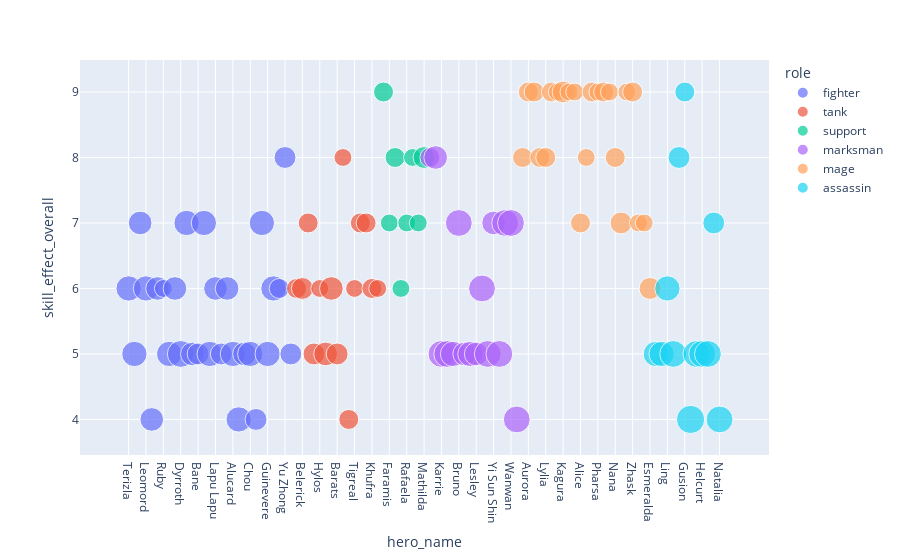

The notebook cell saved with this chart:
### Code cell
fig = px.scatter(td_MLBB, x="hero_name", y="skill_effect_overall",
                size="offense_overall", color="role")

# showing the plot
fig.show()

### Figure 1 — Plotly figure (JSON) as saved in the notebook; plotly's stock layout.template omitted (floating-point values rounded to 4 significant figures)
{"data": [{"hovertemplate": "role=fighter<br>hero_name=%{x}<br>skill_effect_overall=%{y}<br>offense_overall=%{marker.size}<extra></extra>", "legendgroup": "fighter", "marker": {"color": "#636efa", "size": [8, 8, 7, 8, 7, 7, 4, 8, 7, 9, 8, 7, 6, 8, 8, 7, 6, 7, 8, 8, 7, 8, 6, 8, 8, 8, 5, 6, 6], "sizemode": "area", "sizeref": 0.025, "symbol": "circle"}, "mode": "markers", "name": "fighter", "orientation": "v", "showlegend": true, "type": "scatter", "x": ["Terizla", "Martis", "Thamuz", "Leomord", "Minsitthar", "Alpha", "Ruby", "Freya", "X.Borg", "Dyrroth", "Masha", "Khaleed", "Bane", "Argus", "Badang", "Lapu Lapu", "Hilda", "Roger", "Alucard", "Zilong", "Sun", "Chou", "Balmond", "Jawhead", "Guinevere", "Aldous", "Paquito", "Yu Zhong", "Silvanna"], "xaxis": "x", "y": [6, 5, 7, 6, 4, 6, 6, 5, 6, 5, 7, 5, 5, 7, 5, 6, 5, 6, 5, 4, 5, 5, 4, 7, 5, 6, 6, 8, 5], "yaxis": "y"}, {"hovertemplate": "role=tank<br>hero_name=%{x}<br>skill_effect_overall=%{y}<br>offense_overall=%{marker.size}<extra></extra>", "legendgroup": "tank", "marker": {"color": "#EF553B", "size": [5, 6, 5, 6, 4, 7, 7, 6, 4, 5, 4, 5, 5, 5, 4], "sizemode": "area", "sizeref": 0.025, "symbol": "circle"}, "mode": "markers", "name": "tank", "orientation": "v", "showlegend": true, "type": "scatter", "x": ["Grock", "Belerick", "Lolita", "Akai", "Hylos", "Minotaur", "Baxia", "Barats", "Uranus", "Franco", "Tigreal", "Atlas", "Gatot Kaca", "Khufra", "Johnson"], "xaxis": "x", "y": [6, 6, 7, 5, 6, 5, 6, 5, 8, 4, 6, 7, 7, 6, 6], "yaxis": "y"}, {"hovertemplate": "role=support<br>hero_name=%{x}<br>skill_effect_overall=%{y}<br>offense_overall=%{marker.size}<extra></extra>", "legendgroup": "support", "marker": {"color": "#00cc96", "size": [5, 4, 5, 4, 4, 4, 4, 6], "sizemode": "area", "sizeref": 0.025, "symbol": "circle"}, "mode": "markers", "name": "support", "orientation": "v", "showlegend": true, "type": "scatter", "x": ["Carmilla", "Faramis", "Kaja", "Estes", "Rafaela", "Angela", "Diggie", "Mathilda"], "xaxis": "x", "y": [9, 7, 8, 6, 7, 8, 7, 8], "yaxis": "y"}, {"hovertemplate": "role=marksman<br>hero_name=%{x}<br>skill_effect_overall=%{y}<br>offense_overall=%{marker.size}<extra></extra>", "legendgroup": "marksman", "marker": {"color": "#ab63fa", "size": [5, 7, 9, 9, 8, 9, 7, 8, 7, 9, 9, 7, 9, 9, 9, 9], "sizemode": "area", "sizeref": 0.025, "symbol": "circle"}, "mode": "markers", "name": "marksman", "orientation": "v", "showlegend": true, "type": "scatter", "x": ["Irithel", "Kimmy", "Karrie", "Moskov", "Clint", "Bruno", "Popol and Kupa", "Granger", "Lesley", "Miya", "Hanabi", "Yi Sun Shin", "Claude", "Layla", "Wanwan", "Brody"], "xaxis": "x", "y": [8, 8, 5, 5, 5, 7, 5, 5, 5, 6, 5, 7, 5, 7, 7, 4], "yaxis": "y"}, {"hovertemplate": "role=mage<br>hero_name=%{x}<br>skill_effect_overall=%{y}<br>offense_overall=%{marker.size}<extra></extra>", "legendgroup": "mage", "marker": {"color": "#FFA15A", "size": [5, 5, 5, 5, 5, 5, 4, 6, 4, 4, 5, 4, 5, 4, 5, 4, 5, 6, 4, 5, 4, 4, 6], "sizemode": "area", "sizeref": 0.025, "symbol": "circle"}, "mode": "markers", "name": "mage", "orientation": "v", "showlegend": true, "type": "scatter", "x": ["Lunox", "Aurora", "Vexana", "Harith", "Lylia", "Gord", "Cyclops", "Kagura", "Odette", "Valir", "Alice", "Kadita", "Eudora", "Pharsa", "Cecilion", "Chang'e", "Nana", "Harley", "Vale", "Zhask", "Luo Yi", "Yve", "Esmeralda"], "xaxis": "x", "y": [8, 9, 9, 8, 8, 9, 9, 9, 9, 9, 7, 8, 9, 9, 9, 9, 8, 7, 9, 9, 7, 7, 6], "yaxis": "y"}, {"hovertemplate": "role=assassin<br>hero_name=%{x}<br>skill_effect_overall=%{y}<br>offense_overall=%{marker.size}<extra></extra>", "legendgroup": "assassin", "marker": {"color": "#19d3f3", "size": [8, 8, 8, 9, 6, 5, 10, 9, 9, 9, 6, 9], "sizemode": "area", "sizeref": 0.025, "symbol": "circle"}, "mode": "markers", "name": "assassin", "orientation": "v", "showlegend": true, "type": "scatter", "x": ["Saber", "Karina", "Ling", "Hanzo", "Selena", "Gusion", "Lancelot", "Hayabusa", "Helcurt", "Fanny", "Benedetta", "Natalia"], "xaxis": "x", "y": [5, 5, 6, 5, 8, 9, 4, 5, 5, 5, 7, 4], "yaxis": "y"}], "layout": {"autosize": true, "legend": {"itemsizing": "constant", "title": {"text": "role"}, "tracegroupgap": 0}, "margin": {"t": 60}, "xaxis": {"anchor": "y", "autorange": true, "domain": [0, 1], "range": [-7.615, 109.7], "title": {"text": "hero_name"}, "type": "category"}, "yaxis": {"anchor": "x", "autorange": true, "domain": [0, 1], "range": [2.99, 9.86], "title": {"text": "skill_effect_overall"}, "type": "linear"}}}
